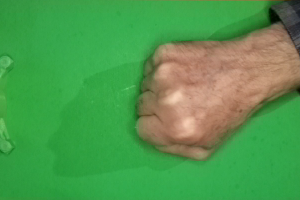
#> input picture rps-cv-images/rock/0NDYNEoDui7o64gU.png, 300 x 200 px, found by its file name
$ python preprocess_B.py
#> lines starting #> are read from the running program, lines starting #| are printed output that depends on the picture; after the words box and inside, x2 and y2 are one past the last pixel; in counts of white or black regions, pixels touching at a corner belong together
import os
import cv2
import numpy as np
import random
import shutil
input_base = "D:/DESKTOP/Desktop/ML-project/rps-cv-images"
output_base = "D:/DESKTOP/Desktop/ML-project/rps-clean"
target_size = (300, 200)

#verifica su esistenza cartella
if os.path.exists(output_base):
    shutil.rmtree(output_base)

#verde
lower_green = np.array([35, 40, 40])
upper_green = np.array([85, 255, 255])

def get_random_bg_color():
    return np.random.randint(0, 256, size=3).tolist()

def remove_and_replace_bg(img):
    hsv = cv2.cvtColor(img, cv2.COLOR_BGR2HSV)
    mask = cv2.inRange(hsv, lower_green, upper_green)
    bg_color = get_random_bg_color()
    bg = np.full_like(img, bg_color)
    img[mask != 0] = bg[mask != 0]
    return img

def apply_random_augmentation(img):
    aug_type = random.choice(['flip', 'rotate', 'light'])

    if aug_type == 'flip':
        return cv2.flip(img, 1)
    elif aug_type == 'rotate':
        angle = random.choice([-25, -10, 10, 25])
        M = cv2.getRotationMatrix2D((img.shape[1]//2, img.shape[0]//2), angle, 1.0)
        return cv2.warpAffine(img, M, (img.shape[1], img.shape[0]))
    elif aug_type == 'light':
        alpha = random.uniform(0.4, 1.6)
        beta = random.randint(-70, 70)
        return cv2.convertScaleAbs(img, alpha=alpha, beta=beta)

    return img

#ciclo immagini totali
for label in ['rock', 'paper', 'scissors']:
    input_dir = os.path.join(input_base, label)
    output_dir = os.path.join(output_base, label)
    os.makedirs(output_dir, exist_ok=True)

#applico augmentation random e cambio sfondo, salvo in cartella "clean"
    for filename in os.listdir(input_dir):
        if filename.lower().endswith(('.png', '.jpg', '.jpeg')):
            path = os.path.join(input_dir, filename)
            img = cv2.imread(path)
#> img is the input picture: shape (200, 300, 3); mean B, G, R 78.1, 153, 80.4
            if img is None:
                continue

            img = remove_and_replace_bg(img)
#> in remove_and_replace_bg, `hsv = cv2.cvtColor(img, cv2.COLOR_BGR2HSV)`: hsv: shape (200, 300, 3); mean H, S, V 52.6, 152.7, 161.7
#> in remove_and_replace_bg, `mask = cv2.inRange(hsv, lower_green, upper_green)`:
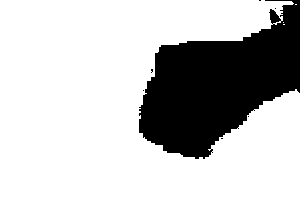
#> mask: shape (200, 300); 75.6% white; 7 black regions (6 under 20 px), largest, box (x1, y1, x2, y2) and area: (139, 0, 300, 159) 14607
#> in remove_and_replace_bg, `img[mask != 0] = bg[mask != 0]`:
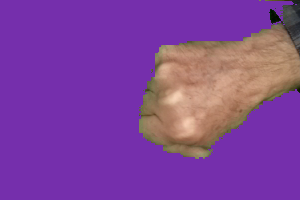
#> img: shape (200, 300, 3); mean B, G, R 154.7, 66.6, 128.2
            img = apply_random_augmentation(img)
#> in apply_random_augmentation, `return cv2.warpAffine(img, M, (img.shape[1], img.shape[0]))`:
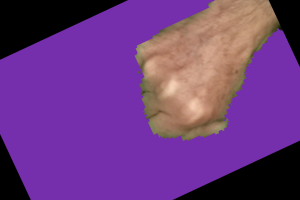
#> returned value: shape (200, 300, 3); mean of channels 0, 1, 2 129.4, 57.9, 109.7; drawn as B, G, R
            img = cv2.resize(img, target_size)

            save_path = os.path.join(output_dir, filename)
            cv2.imwrite(save_path, img)
#> pass 2 of the loop `for label in ['rock', 'paper', 'scissors']:`:
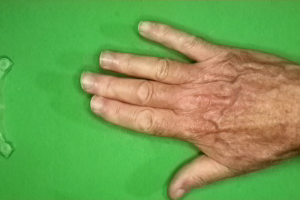
#> input picture rps-cv-images/paper/1yeoLbmp4alVOtFv.png, 300 x 200 px, found by its file name
#> img is the input picture: shape (200, 300, 3); mean B, G, R 81.3, 159.5, 114.7
#> hsv: shape (200, 300, 3); mean H, S, V 42, 140.3, 176.9
#> in remove_and_replace_bg (call 2), `mask = cv2.inRange(hsv, lower_green, upper_green)`:
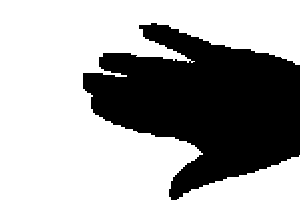
#> mask: shape (200, 300); 63.1% white; 1 black region, box (x1, y1, x2, y2) and area: (83, 23, 300, 200) 22123
#> in apply_random_augmentation (call 2), `return cv2.flip(img, 1)`:
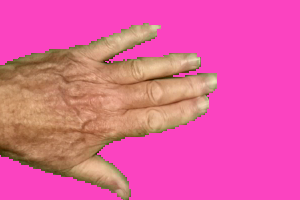
#> returned value: shape (200, 300, 3); mean of channels 0, 1, 2 158, 92.7, 226.2; drawn as B, G, R
#> (the run stopped early here; a loop or call above may not have finished)
